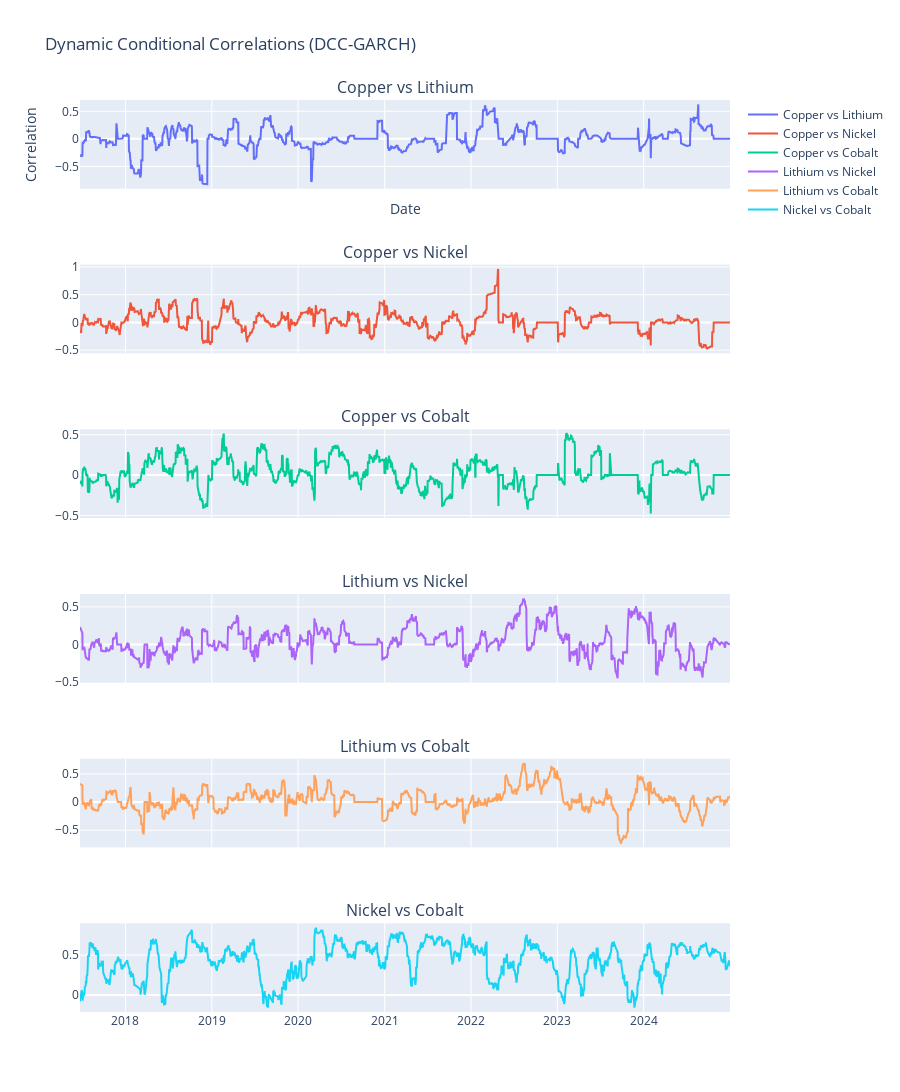

The code cell stored with this chart in its notebook:
### Code cell
# ----- Calculate Dynamic Conditional Correlations with a Rolling Window -----
window = 30  # set your rolling window length (e.g., 30 days)

# Calculate dynamic correlation matrices using a rolling window on standardized returns
dynamic_corrs = []
for i in range(window, len(standardized_returns)):
    window_data = standardized_returns.iloc[i - window:i]
    # Ensure the window_data is complete
    if window_data.isnull().values.any():
        continue
    corr_matrix = window_data.corr().values
    dynamic_corrs.append(corr_matrix)
dynamic_corrs = np.array(dynamic_corrs)  # shape: (T-window, n, n)

# Extract dynamic correlation series for each pair
assets = returns_df.columns.tolist()
dcc_corr_series = {}
for i in range(len(assets)):
    for j in range(i + 1, len(assets)):
        pair_name = f"{assets[i]} vs {assets[j]}"
        # Replace NaN values with 0 to ensure no missing data impacts the result
        dcc_corr_series[pair_name] = np.nan_to_num(dynamic_corrs[:, i, j])

# ----- Plot the Dynamic Correlations using Plotly -----
fig = make_subplots(rows=len(dcc_corr_series), cols=1, shared_xaxes=True,
                    subplot_titles=list(dcc_corr_series.keys()))

row = 1
for pair, corr_series in dcc_corr_series.items():
    # Use the corresponding dates from the standardized_returns index (after the rolling window)
    dates = standardized_returns.index[window:]
    fig.add_trace(go.Scatter(x=dates, y=corr_series, mode='lines', name=pair),
                  row=row, col=1)
    row += 1

fig.update_layout(
    title='Dynamic Conditional Correlations (DCC-GARCH)',
    xaxis_title='Date',
    yaxis_title='Correlation',
    height=300 * len(dcc_corr_series)
)
fig.show()

# ----- In-Depth Analysis: Summary Statistics for Each Pair -----
for pair, corr_series in dcc_corr_series.items():
    # Replace NaN values with 0 to ensure calculations are valid
    corr_series = np.nan_to_num(corr_series)
    mean_corr = np.mean(corr_series)
    std_corr  = np.std(corr_series)
    min_corr  = np.min(corr_series)
    max_corr  = np.max(corr_series)
    print(f"{pair}:")
    print(f"  Mean correlation: {mean_corr:.3f}")
    print(f"  Std. deviation:  {std_corr:.3f}")
    print(f"  Minimum correlation: {min_corr:.3f}")
    print(f"  Maximum correlation: {max_corr:.3f}\n")

### Figure 1 — Plotly figure (JSON) as saved in the notebook; plotly's stock layout.template omitted (floating-point values rounded to 4 significant figures; data arrays with more than 128 entries replaced by an {"elided": "..."} marker saying what was removed)
{"data": [{"mode": "lines", "name": "Copper vs Lithium", "type": "scatter", "x": {"elided": "1810 str values"}, "xaxis": "x", "y": {"elided": "1810 float values"}, "yaxis": "y"}, {"mode": "lines", "name": "Copper vs Nickel", "type": "scatter", "x": {"elided": "1810 str values"}, "xaxis": "x2", "y": {"elided": "1810 float values"}, "yaxis": "y2"}, {"mode": "lines", "name": "Copper vs Cobalt", "type": "scatter", "x": {"elided": "1810 str values"}, "xaxis": "x3", "y": {"elided": "1810 float values"}, "yaxis": "y3"}, {"mode": "lines", "name": "Lithium vs Nickel", "type": "scatter", "x": {"elided": "1810 str values"}, "xaxis": "x4", "y": {"elided": "1810 float values"}, "yaxis": "y4"}, {"mode": "lines", "name": "Lithium vs Cobalt", "type": "scatter", "x": {"elided": "1810 str values"}, "xaxis": "x5", "y": {"elided": "1810 float values"}, "yaxis": "y5"}, {"mode": "lines", "name": "Nickel vs Cobalt", "type": "scatter", "x": {"elided": "1810 str values"}, "xaxis": "x6", "y": {"elided": "1810 float values"}, "yaxis": "y6"}], "layout": {"annotations": [{"font": {"size": 16}, "showarrow": false, "text": "Copper vs Lithium", "x": 0.5, "xanchor": "center", "xref": "paper", "y": 1.0, "yanchor": "bottom", "yref": "paper"}, {"font": {"size": 16}, "showarrow": false, "text": "Copper vs Nickel", "x": 0.5, "xanchor": "center", "xref": "paper", "y": 0.8194, "yanchor": "bottom", "yref": "paper"}, {"font": {"size": 16}, "showarrow": false, "text": "Copper vs Cobalt", "x": 0.5, "xanchor": "center", "xref": "paper", "y": 0.6389, "yanchor": "bottom", "yref": "paper"}, {"font": {"size": 16}, "showarrow": false, "text": "Lithium vs Nickel", "x": 0.5, "xanchor": "center", "xref": "paper", "y": 0.4583, "yanchor": "bottom", "yref": "paper"}, {"font": {"size": 16}, "showarrow": false, "text": "Lithium vs Cobalt", "x": 0.5, "xanchor": "center", "xref": "paper", "y": 0.2778, "yanchor": "bottom", "yref": "paper"}, {"font": {"size": 16}, "showarrow": false, "text": "Nickel vs Cobalt", "x": 0.5, "xanchor": "center", "xref": "paper", "y": 0.09722, "yanchor": "bottom", "yref": "paper"}], "height": 1800, "title": {"text": "Dynamic Conditional Correlations (DCC-GARCH)"}, "xaxis": {"anchor": "y", "domain": [0, 1], "matches": "x6", "showticklabels": false, "title": {"text": "Date"}}, "xaxis2": {"anchor": "y2", "domain": [0, 1], "matches": "x6", "showticklabels": false}, "xaxis3": {"anchor": "y3", "domain": [0, 1], "matches": "x6", "showticklabels": false}, "xaxis4": {"anchor": "y4", "domain": [0, 1], "matches": "x6", "showticklabels": false}, "xaxis5": {"anchor": "y5", "domain": [0, 1], "matches": "x6", "showticklabels": false}, "xaxis6": {"anchor": "y6", "domain": [0, 1]}, "yaxis": {"anchor": "x", "domain": [0.9028, 1.0], "title": {"text": "Correlation"}}, "yaxis2": {"anchor": "x2", "domain": [0.7222, 0.8194]}, "yaxis3": {"anchor": "x3", "domain": [0.5417, 0.6389]}, "yaxis4": {"anchor": "x4", "domain": [0.3611, 0.4583]}, "yaxis5": {"anchor": "x5", "domain": [0.1806, 0.2778]}, "yaxis6": {"anchor": "x6", "domain": [0, 0.09722]}}}
